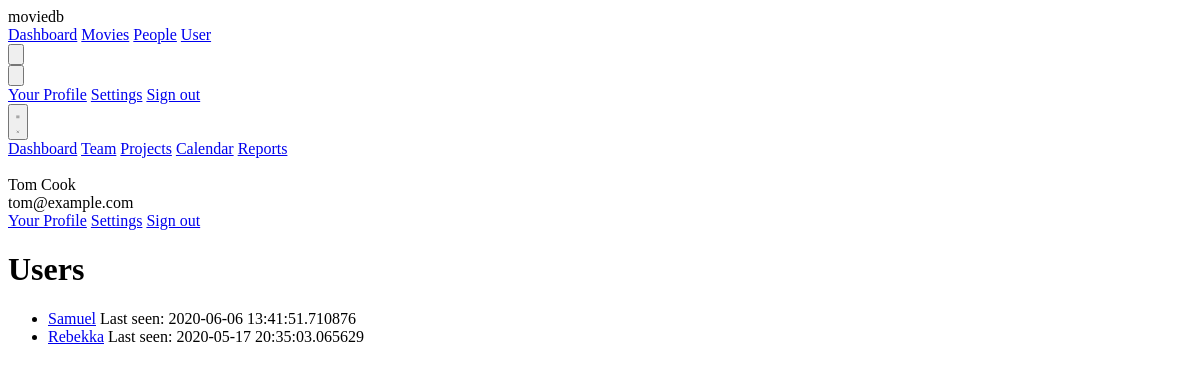
Page /users (signed in) on the earlier database version.
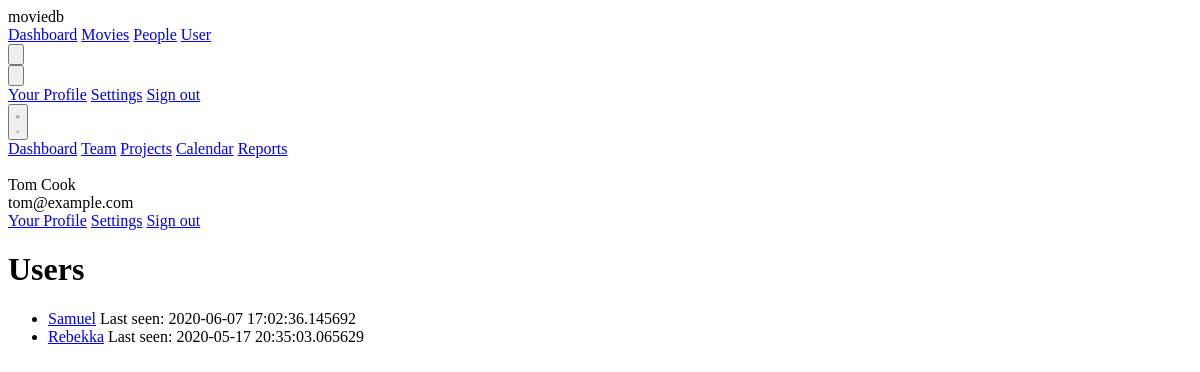
Same page on the later database version.
### app/models.py (models this page shows, shortened)
class User(UserMixin, db.Model):
    id = db.Column(db.Integer, primary_key=True)
    username = db.Column(db.String(64), index=True, unique=True)
    email = db.Column(db.String(120), index=True, unique=True)
    password_hash = db.Column(db.String(128))
    about_me = db.Column(db.String(140))
    last_seen = db.Column(db.DateTime, default=datetime.utcnow)

### app/main/routes.py (the view)
@bp.route("/users")
@login_required
def users():
    users = User.query.all()
    return render_template("users.html", title="Users", users=users)

### app/main/routes.py (called while the page is built)
@bp.before_request
def before_request():
    if current_user.is_authenticated:
        current_user.last_seen = datetime.utcnow()
        db.session.commit()

### app/models.py (called while the page is built)
@login.user_loader
def load_user(id):
    return User.query.get(int(id))

    @classmethod
    def before_commit(cls, session):
        session._changes = {
            'add': list(session.new),
            'update': list(session.dirty),
            'delete': list(session.deleted)
        }

    @classmethod
    def after_commit(cls, session):
        for obj in session._changes['add']:
            if isinstance(obj, SearchableMixin):
                add_to_index(obj._tablename__, obj)
        for obj in session._changes['update']:
            if isinstance(obj, SearchableMixin):
                add_to_index(obj._tablename__, obj)
        for obj in session._changes['delete']:
            if isinstance(obj, SearchableMixin):
                remove_from_index(obj._tablename__, obj)
        session._changes = None

### app/templates/users.html (shortened to what this page needs)
{% extends "base.html" %}
{% block content %}
<h1>Users</h1>
<ul>
    {% for user in users %}
    <li><a href="{{ url_for('main.user', username=user.username) }}">{{ user.username }}</a> Last seen: {{ user.last_seen }}</li>
    {% endfor %}
</ul>
{% endblock %}

### app/templates/base.html (shortened to what this page needs)
<!DOCTYPE html>
<html>
<head>
  <link rel="stylesheet" type="text/css" href="{{ url_for('static', filename='tailwind.css')}}" />
</head>
<body class="antialiased font-sans bg-gray-200">
  <nav class="bg-gray-800">
    <div class="max-w-7xl mx-auto px-4 sm:px-6 lg:px-8">
      <div class="flex items-center justify-between h-16">
        <div class="flex items-center">
          <div class="flex-shrink-0">
            <span class="font-bold text-medium text-gray-100">movie<span class="text-indigo-500">db</span></span>
          </div>
          <div class="hidden md:block">
            <div class="nav ml-10 flex items-baseline">
              <a href="{{ url_for('main.home') }}" class="nav-item {% block nav_home %}{% endblock %}">
                Dashboard</a>
              <a href="{{ url_for('main.movies') }}" class="ml-4 nav-item {% block nav_movies %}{% endblock %}">
                Movies</a>
              <a href="{{ url_for('main.actors') }}" class="ml-4 nav-item {% block nav_actors %}{% endblock %}">
                People</a>
              <a href="{{ url_for('main.users') }}" class="ml-4 nav-item {% block nav_users %}{% endblock %}">
                User</a>
            </div>
          </div>
        </div>
        <div class="hidden md:block">
          <div class="ml-4 flex items-center md:ml-6">
            <button
              class="p-1 border-2 border-transparent text-gray-400 rounded-full hover:text-white focus:outline-none focus:text-white focus:bg-gray-700"
              aria-label="Notifications">
            </button>
            <div class="ml-3 relative">
              <div>
                <button
                  class="max-w-xs flex items-center text-sm rounded-full text-white focus:outline-none focus:shadow-solid"
                  id="user-menu" aria-label="User menu" aria-haspopup="true" onclick="myFunction()">
                </button>
              </div>
              <div class="origin-top-right absolute right-0 mt-2 w-48 rounded-md shadow-lg hidden" id="user-dropdown">
                <div class="py-1 rounded-md bg-white shadow-xs" role="menu" aria-orientation="vertical"
                  aria-labelledby="user-menu">
                  <a href="{{ url_for('main.user', username=current_user.username) }}"
                    class="block px-4 py-2 text-sm text-gray-700 hover:bg-gray-100" role="menuitem">
                    Your Profile</a>
                  <a href="#" class="block px-4 py-2 text-sm text-gray-700 hover:bg-gray-100" role="menuitem">
                    Settings</a>
                  <a href="{{ url_for('auth.logout') }}" class="block px-4 py-2 text-sm text-gray-700 hover:bg-gray-100"
                    role="menuitem">
                    Sign out</a>
                </div>
              </div>
            </div>
          </div>
        </div>
        <div class="-mr-2 flex md:hidden">
          <button
            class="inline-flex items-center justify-center p-2 rounded-md text-gray-400 hover:text-white hover:bg-gray-700 focus:outline-none focus:bg-gray-700 focus:text-white">
            <svg class="block h-6 w-6" stroke="currentColor" fill="none" viewBox="0 0 24 24">
              <path stroke-linecap="round" stroke-linejoin="round" stroke-width="2" d="M4 6h16M4 12h16M4 18h16" />
            </svg>
            <svg class="hidden h-6 w-6" stroke="currentColor" fill="none" viewBox="0 0 24 24">
              <path stroke-linecap="round" stroke-linejoin="round" stroke-width="2" d="M6 18L18 6M6 6l12 12" />
            </svg>
          </button>
        </div>
      </div>
    </div>
    <div class="hidden md:hidden">
      <div class="px-2 pt-2 pb-3 sm:px-3">
        <a href="#"
          class="block px-3 py-2 rounded-md text-base font-medium text-white bg-gray-900 focus:outline-none focus:text-white focus:bg-gray-700">Dashboard</a>
        <a href="#"
          class="mt-1 block px-3 py-2 rounded-md text-base font-medium text-gray-300 hover:text-white hover:bg-gray-700 focus:outline-none focus:text-white focus:bg-gray-700">Team</a>
        <a href="#"
          class="mt-1 block px-3 py-2 rounded-md text-base font-medium text-gray-300 hover:text-white hover:bg-gray-700 focus:outline-none focus:text-white focus:bg-gray-700">Projects</a>
        <a href="#"
          class="mt-1 block px-3 py-2 rounded-md text-base font-medium text-gray-300 hover:text-white hover:bg-gray-700 focus:outline-none focus:text-white focus:bg-gray-700">Calendar</a>
        <a href="#"
          class="mt-1 block px-3 py-2 rounded-md text-base font-medium text-gray-300 hover:text-white hover:bg-gray-700 focus:outline-none focus:text-white focus:bg-gray-700">Reports</a>
      </div>
      <div class="pt-4 pb-3 border-t border-gray-700">
        <div class="flex items-center px-5">
          <div class="flex-shrink-0">
          </div>
          <div class="ml-3">
            <div class="text-base font-medium leading-none text-white">Tom Cook</div>
            <div class="mt-1 text-sm font-medium leading-none text-gray-400">tom@example.com</div>
          </div>
        </div>
        <div class="mt-3 px-2">
          <a href="#"
            class="block px-3 py-2 rounded-md text-base font-medium text-gray-400 hover:text-white hover:bg-gray-700 focus:outline-none focus:text-white focus:bg-gray-700">Your
            Profile</a>
          <a href="#"
            class="mt-1 block px-3 py-2 rounded-md text-base font-medium text-gray-400 hover:text-white hover:bg-gray-700 focus:outline-none focus:text-white focus:bg-gray-700">Settings</a>
          <a href="#"
            class="mt-1 block px-3 py-2 rounded-md text-base font-medium text-gray-400 hover:text-white hover:bg-gray-700 focus:outline-none focus:text-white focus:bg-gray-700">Sign
            out</a>
        </div>
      </div>
    </div>
  </nav>
  <main>
    <div class="max-w-7xl mx-auto py-6 sm:px-6 lg:px-8">
      {% block content %}
      {% endblock %}
    </div>
  </main>
</body>
</html>

Differences in the rows shown:
changed User "Samuel": last_seen "2020-06-06 13:41:51.710876" → "2020-06-07 17:02:36.145692"
